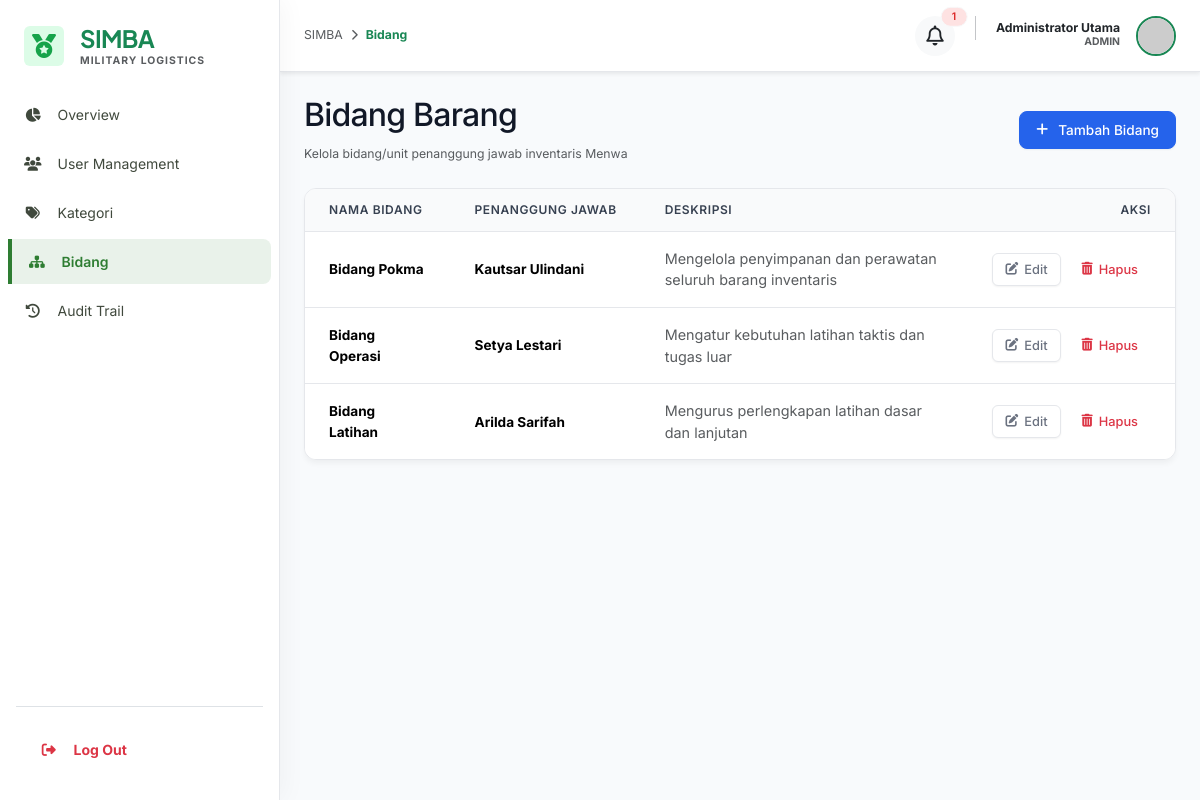
The app's page /public/index.php?controller=bidang&action=index (signed in) with its own data.
### tables this page shows
CREATE TABLE `bidang_barang` (
  `bidang_id` int(11) NOT NULL,
  `nama_bidang` varchar(100) NOT NULL,
  `penanggung_jawab` varchar(100) NOT NULL,
  `deskripsi` text DEFAULT NULL,
  `created_at` datetime NOT NULL DEFAULT current_timestamp()
);

### app/controllers/BidangController.php (called while the page is built, shortened)
<?php
class BidangController extends Controller {
    public function index() {
        $model = new BidangBarang();
        $sections = $model->findAll();
        $this->view('bidang/index', [
            'title' => 'Kelola Bidang Barang',
            'sections' => $sections
        ]);
    }
}

### public/index.php (called while the page is built, shortened)
<?php
require_once dirname(__DIR__) . '/core/Database.php';
require_once dirname(__DIR__) . '/core/Model.php';
$actionName = isset($_GET['action']) ? trim($_GET['action']) : 'index';
$controllerInstance = new $controllerClass();
$controllerInstance->$actionName();

### core/Database.php (called while the page is built, shortened)
<?php
class Database {
    private static $instance = null;
    private $pdo;
    private function __construct() {
        try {
            $dsn = "mysql:host=" . DB_HOST . ";port=" . DB_PORT . ";dbname=" . DB_NAME . ";charset=utf8mb4";
            $options = [
                PDO::ATTR_ERRMODE            => PDO::ERRMODE_EXCEPTION,
                PDO::ATTR_DEFAULT_FETCH_MODE => PDO::FETCH_ASSOC,
                PDO::ATTR_EMULATE_PREPARES   => false,
            ];
            $this->pdo = new PDO($dsn, DB_USER, DB_PASS, $options);
        } catch (PDOException $e) {
            error_log("Database Connection Error: " . $e->getMessage());
            die("Sistem sedang mengalami kendala teknis. Silakan coba beberapa saat lagi.");
        }
    }
    public static function getInstance() {
        if (self::$instance === null) {
            self::$instance = new self();
        }
        return self::$instance;
    }
    public function getConnection() {
        return $this->pdo;
    }
}

### core/Model.php (called while the page is built, shortened)
<?php
require_once __DIR__ . '/Database.php';
abstract class Model {
    protected $db;
    protected $table;
    public function __construct() {
        $this->db = Database::getInstance()->getConnection();
    }
    protected function query($sql, $params = []) {
        $stmt = $this->db->prepare($sql);
        $stmt->execute($params);
        return $stmt;
    }
    public function findAll() {
        $sql = "SELECT * FROM {$this->table}";
        return $this->query($sql)->fetchAll();
    }
}

### app/views/bidang/index.php (the view, shortened to what this page needs)
<div class="d-flex justify-content-between align-items-center mb-4">
    <div>
        <h1 class="h2 font-heading" style="color: var(--text-primary);">Bidang Barang</h1>
        <span class="text-muted small">Kelola bidang/unit penanggung jawab inventaris Menwa</span>
    </div>
    <a href="index.php?controller=bidang&action=add" class="btn btn-primary rounded-3">
        <i class="fa-solid fa-plus me-1"></i> Tambah Bidang
    </a>
</div>
<div class="glass-card p-4">
    <div class="table-responsive">
        <table class="table table-modern mb-0 align-middle">
            <thead>
                <tr>
                    <th>Nama Bidang</th>
                    <th>Penanggung Jawab</th>
                    <th>Deskripsi</th>
                    <th class="text-end">Aksi</th>
                </tr>
            </thead>
            <tbody>
                <?php if (empty($sections)): ?>
                    <tr>
                        <td colspan="4" class="text-center text-muted py-4">Belum ada bidang terdaftar</td>
                    </tr>
                <?php else: ?>
                    <?php foreach ($sections as $sec): ?>
                        <tr>
                            <td><strong class=""><?= htmlspecialchars($sec['nama_bidang']) ?></strong></td>
                            <td><strong class="text-accent"><?= htmlspecialchars($sec['penanggung_jawab']) ?></strong></td>
                            <td class="text-muted" style="font-size: 0.9rem;"><?= htmlspecialchars($sec['deskripsi'] ?: '-') ?></td>
                            <td class="text-end">
                                <div class="d-inline-flex gap-2">
                                    <a href="index.php?controller=bidang&action=edit&id=<?= $sec['bidang_id'] ?>" class="btn btn-sm btn-outline-custom">
                                        <i class="fa-solid fa-pen-to-square"></i> Edit
                                    </a>
                                    <form action="index.php?controller=bidang&action=delete" method="POST" onsubmit="return confirm('Apakah Anda yakin ingin menghapus bidang ini?');">
                                        <button type="submit" class="btn btn-sm btn-outline-danger">
                                            <i class="fa-solid fa-trash-can"></i> Hapus
                                        </button>
                                    </form>
                                </div>
                            </td>
                        </tr>
                    <?php endforeach; ?>
                <?php endif; ?>
            </tbody>
        </table>
    </div>
</div>

### public/css/style.css (style rules this page uses)
:root { --sidebar-bg: #111827; --sidebar-hover: #1F2937; --sidebar-active: #374151; --sidebar-active-border: #3B82F6; --sidebar-text: #9CA3AF; --sidebar-text-active: #FFFFFF; --sidebar-width: 250px; --sidebar-collapsed-width: 78px; --bg-main: #F8FAFC; --bg-card: #FFFFFF; --font-heading: 'Inter', sans-serif; --font-body: 'Inter', sans-serif; --text-primary: #111827; --text-secondary: #6B7280; --text-muted: #9CA3AF; --text-muted-lt: #D1D5DB; --primary: #2563EB; --primary-hover: #1D4ED8; --primary-light: #EFF6FF; --green: #16A34A; --green-lt: #DCFCE7; --green-hover: #15803D; --amber: #F59E0B; --amber-lt: #FEF3C7; --amber-hover: #D97706; --red: #DC2626; --red-lt: #FEE2E2; --red-hover: #B91C1C; --blue: #2563EB; --blue-lt: #DBEAFE; --purple: #7C3AED; --purple-lt: #EDE9FE; --gray-200: #E5E7EB; --border-color: #E5E7EB; --border-focus: #2563EB; --shadow-sm: 0 1px 2px 0 rgba(0, 0, 0, 0.05); --shadow-md: 0 4px 6px -1px rgba(0, 0, 0, 0.1), 0 2px 4px -1px rgba(0, 0, 0, 0.06); --shadow-card: 0 4px 6px -1px rgba(0, 0, 0, 0.05); --shadow-lg: 0 10px 15px -3px rgba(0, 0, 0, 0.1), 0 4px 6px -2px rgba(0, 0, 0, 0.05); --shadow-hover: 0 10px 15px -3px rgba(0, 0, 0, 0.05); --shadow-ring: 0 0 0 3px rgba(37, 99, 235, 0.2); --radius-sm: 6px; --radius-md: 8px; --radius-lg: 12px; --radius-xl: 16px; --radius-pill: 9999px; --transition: all 0.2s ease-in-out; }
body { background-color: var(--bg-main); color: var(--text-primary); font-family: var(--font-body); font-size: 14px; line-height: 1.5; -webkit-font-smoothing: antialiased; -moz-osx-font-smoothing: grayscale; }
h1, h2, h3, h4, h5, h6 { font-family: var(--font-heading); font-weight: 600; color: var(--text-primary); letter-spacing: -0.025em; margin-bottom: 0.5rem; }
a { color: var(--primary); text-decoration: none; transition: var(--transition); }
.card-modern, .glass-card { background: var(--bg-card); border: 1px solid var(--border-color); border-radius: var(--radius-lg); box-shadow: var(--shadow-card); margin-bottom: 24px; overflow: hidden; }
.card-modern .card-body, .glass-card { padding: 24px; }
.glass-card { padding: 24px; }
.table-responsive { margin: -24px; }
.table-modern, .table-custom { width: 100%; border-collapse: collapse !important; font-size: 0.85rem; color: var(--text-primary); margin: 0 !important; }
.table-modern thead th, .table-custom thead th { background: #F9FAFB; color: #374151; font-weight: 600; font-size: 0.75rem; text-transform: uppercase; letter-spacing: 0.05em; padding: 12px 24px; border-bottom: 1px solid var(--border-color); white-space: nowrap; }
.table-modern tbody td, .table-custom tbody td { padding: 16px 24px; border-bottom: 1px solid var(--border-color); vertical-align: middle; }
.table-modern tbody tr:last-child td, .table-custom tbody tr:last-child td { border-bottom: none; }
.table> :not(caption)>*>* { border-bottom-width: 1px !important; border-bottom-color: var(--border-color) !important; }
.btn { font-family: var(--font-body); font-weight: 500; font-size: 0.85rem; padding: 8px 16px; border-radius: var(--radius-md); transition: var(--transition); display: inline-flex; align-items: center; justify-content: center; gap: 6px; line-height: 1.5; border: 1px solid transparent; }
.btn-sm { padding: 6px 12px; font-size: 0.8rem; border-radius: var(--radius-sm); }
.btn-primary, .btn-accent { background: var(--primary); color: #fff !important; border-color: var(--primary); box-shadow: 0 1px 2px rgba(0, 0, 0, 0.05); }
.btn-outline-custom, .btn-outline { background: #fff; border-color: var(--border-color); color: var(--text-secondary); box-shadow: var(--shadow-sm); }
:root { --wp-blue: #0073aa; --wp-blue-hover: #005177; --wp-text-dark: #2c3338; }
.card-modern, .glass-card, .metric-card { transition: transform 0.3s cubic-bezier(0.34, 1.56, 0.64, 1), box-shadow 0.3s ease; }
.table-modern tbody tr, .table-custom tbody tr { transition: all 0.2s ease; }

### app/views/layouts/main.php (style rules this page uses)
body { font-family: 'Inter', sans-serif; background-color: #F8FAFC; }

### records on screen
bidang_barang: nama_bidang "Bidang Pokma", penanggung_jawab "Kautsar Ulindani", deskripsi "Mengelola penyimpanan dan perawatan seluruh barang inventaris"
bidang_barang: nama_bidang "Bidang Operasi", penanggung_jawab "Setya Lestari", deskripsi "Mengatur kebutuhan latihan taktis dan tugas luar"
bidang_barang: nama_bidang "Bidang Latihan", penanggung_jawab "Arilda Sarifah", deskripsi "Mengurus perlengkapan latihan dasar dan lanjutan"

### other values on screen
$label "Overview User Management Kategori Bidang Audit Trail"
$currentController "Bidang"
$unreadCount "1"
$fullName "Administrator Utama"
ROLE_NAMES[$roleId] "ADMIN"
